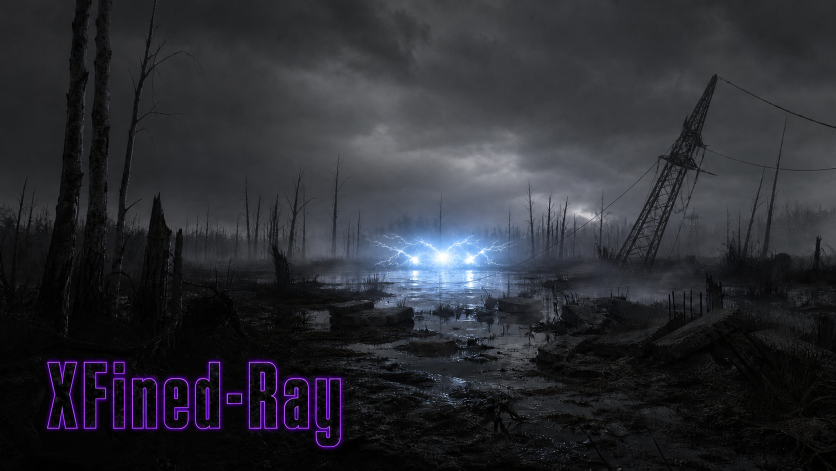
#> input picture tools/branding/splash_source.png, 1672 x 941 px (shown at 1/2 size)
$ python make_splash.py
#> lines starting #> are read from the running program, lines starting #| are printed output that depends on the picture
#!/usr/bin/env python3

from __future__ import annotations

import hashlib
import statistics
import struct
from pathlib import Path

from PIL import Image, ImageChops


OUTPUT_SIZE = (884, 450)
WORDMARK_REGION = (34, 326, 390, 438)
SKY_CROP_BIAS = 0.78

REPO_ROOT = Path(__file__).resolve().parents[2]
SOURCE_PATH = REPO_ROOT / "tools" / "branding" / "splash_source.png"
BMP_PATH = REPO_ROOT / "src" / "xr_3da" / "splash_xfr.bmp"
PREVIEW_PATH = REPO_ROOT / "tools" / "branding" / "splash_preview.png"


def cover_fit(source: Image.Image) -> tuple[Image.Image, tuple[int, int], tuple[int, int, int, int]]:
    output_width, output_height = OUTPUT_SIZE
    scale = max(output_width / source.width, output_height / source.height)
    resized_size = (
        max(output_width, round(source.width * scale)),
        max(output_height, round(source.height * scale)),
    )
    resized = source.resize(resized_size, Image.Resampling.LANCZOS)
    excess_x = resized.width - output_width
    excess_y = resized.height - output_height
    crop_left = excess_x // 2

    # A downward-biased crop removes extra sky while protecting the lower-left wordmark.
    crop_top = round(excess_y * SKY_CROP_BIAS) if excess_y else 0
    crop_top = max(0, min(excess_y, crop_top))
    crop_box = (crop_left, crop_top, crop_left + output_width, crop_top + output_height)
    return resized.crop(crop_box), resized_size, crop_box


def perceived_luminance(pixel: tuple[int, int, int]) -> float:
    red, green, blue = pixel
    return 0.2126 * red + 0.7152 * green + 0.0722 * blue


def measure_wordmark_contrast(image: Image.Image) -> tuple[float, float, float, int, int]:
    pixels = list(image.crop(WORDMARK_REGION).get_flattened_data())
    foreground = [pixel for pixel in pixels if perceived_luminance(pixel) >= 50.0]
    background = [pixel for pixel in pixels if perceived_luminance(pixel) <= 20.0]
    assert len(foreground) >= 2_000, "Wordmark outline sample is unexpectedly small"
    assert len(background) >= 20_000, "Wordmark background sample is unexpectedly small"

    foreground_luma = statistics.fmean(perceived_luminance(pixel) for pixel in foreground)
    background_luma = statistics.fmean(perceived_luminance(pixel) for pixel in background)
    contrast_ratio = (foreground_luma + 0.05) / (background_luma + 0.05)
    return foreground_luma, background_luma, contrast_ratio, len(foreground), len(background)


def validate_bmp(path: Path) -> dict[str, int | str]:
    data = path.read_bytes()
    assert data[:2] == b"BM", "Expected a Windows BMP signature"
    header_file_size = struct.unpack_from("<I", data, 2)[0]
    pixel_offset = struct.unpack_from("<I", data, 10)[0]
    dib_header_size = struct.unpack_from("<I", data, 14)[0]
    width = struct.unpack_from("<i", data, 18)[0]
    height = struct.unpack_from("<i", data, 22)[0]
    planes = struct.unpack_from("<H", data, 26)[0]
    bits_per_pixel = struct.unpack_from("<H", data, 28)[0]
    compression = struct.unpack_from("<I", data, 30)[0]
    output_width, output_height = OUTPUT_SIZE
    expected_file_size = 14 + 40 + ((output_width * 3 + 3) // 4 * 4) * output_height

    assert (width, height) == OUTPUT_SIZE, "BMP must use the requested size and bottom-up orientation"
    assert planes == 1
    assert bits_per_pixel == 24
    assert compression == 0
    assert dib_header_size == 40, "BITMAPINFOHEADER excludes embedded colour profiles"
    assert pixel_offset == 54
    assert header_file_size == len(data) == expected_file_size

    with Image.open(path) as reopened:
        reopened.load()
        assert reopened.size == OUTPUT_SIZE
        assert reopened.mode == "RGB"
        assert reopened.format == "BMP"
        assert "icc_profile" not in reopened.info

    return {
        "width": width,
        "height": height,
        "bits_per_pixel": bits_per_pixel,
        "compression": compression,
        "file_size": len(data),
        "sha256": hashlib.sha256(data).hexdigest(),
    }


def main() -> None:
    with Image.open(SOURCE_PATH) as source_file:
#> source_file is the input picture: PIL image 1672x941 RGB; mean R, G, B 43.3, 44.1, 50
        source_file.load()
        source_format = source_file.format
#> source_format = 'PNG'
        source_size = source_file.size
#> source_size = (1672, 941)
        source = source_file.convert("RGB")

    converted, resized_size, crop_box = cover_fit(source)
#> in cover_fit, `resized = source.resize(resized_size, Image.Resampling.LANCZOS)`:
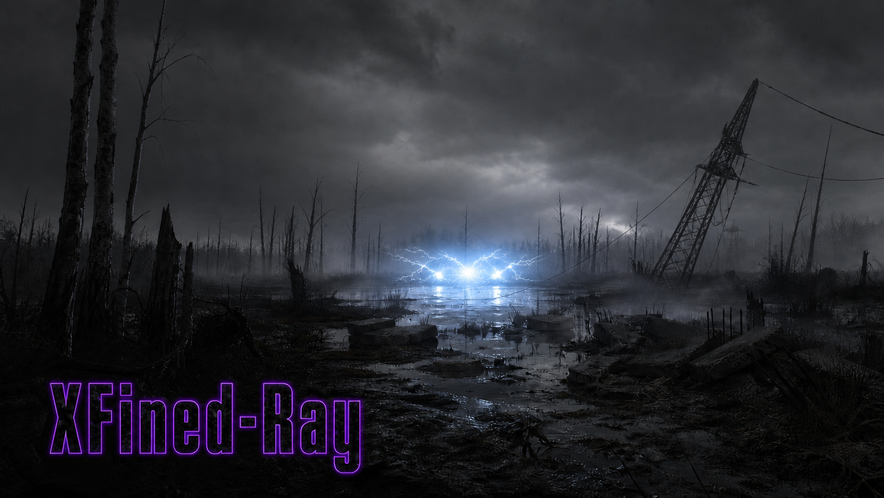
#> resized: PIL image 884x498 RGB; mean R, G, B 43.3, 44.2, 50
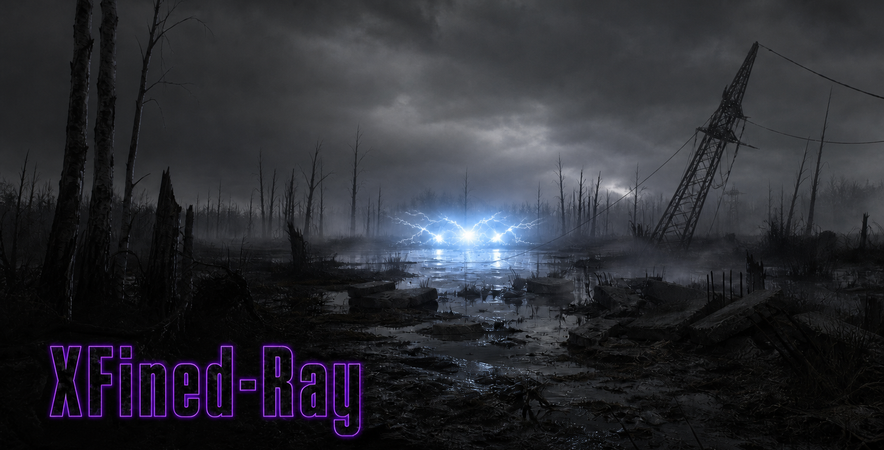
#> converted: PIL image 884x450 RGB; mean R, G, B 44, 44.9, 51.2
#> resized_size = (884, 498); crop_box = (0, 37, 884, 487)
    assert converted.size == OUTPUT_SIZE
    assert converted.mode == "RGB"

    BMP_PATH.parent.mkdir(parents=True, exist_ok=True)
    converted.save(BMP_PATH, format="BMP")
    converted.save(PREVIEW_PATH, format="PNG", optimize=False, compress_level=9)

    metadata = validate_bmp(BMP_PATH)
    with Image.open(BMP_PATH) as reopened_bmp, Image.open(PREVIEW_PATH) as reopened_preview:
        assert ImageChops.difference(
            reopened_bmp.convert("RGB"),
            reopened_preview.convert("RGB"),
        ).getbbox() is None

    foreground_luma, background_luma, contrast_ratio, foreground_count, background_count = (
        measure_wordmark_contrast(converted)
    )
    assert contrast_ratio >= 7.0

    print(f"Source: {SOURCE_PATH}")
    print(f"Source format: {source_format}; size: {source_size[0]}x{source_size[1]}; mode after load: RGB")
    print(f"Cover resize: {resized_size[0]}x{resized_size[1]}; crop box: {crop_box}")
    print(f"BMP: {BMP_PATH}")
    print(f"Preview: {PREVIEW_PATH}")
    print(f"Size: {metadata['width']}x{metadata['height']}")
    print(f"Mode: RGB; format: BMP; bit depth: {metadata['bits_per_pixel']} bpp")
    print(f"Compression: BI_RGB ({metadata['compression']}); file size: {metadata['file_size']} bytes")
    print(f"SHA-256: {metadata['sha256']}")
    print(
        f"Wordmark luminance: {foreground_luma:.2f}/255 from {foreground_count} pixels; "
        f"background: {background_luma:.2f}/255 from {background_count} pixels; "
        f"contrast ratio: {contrast_ratio:.2f}:1"
    )


if __name__ == "__main__":
#> (the run stopped early here; a loop or call above may not have finished)
